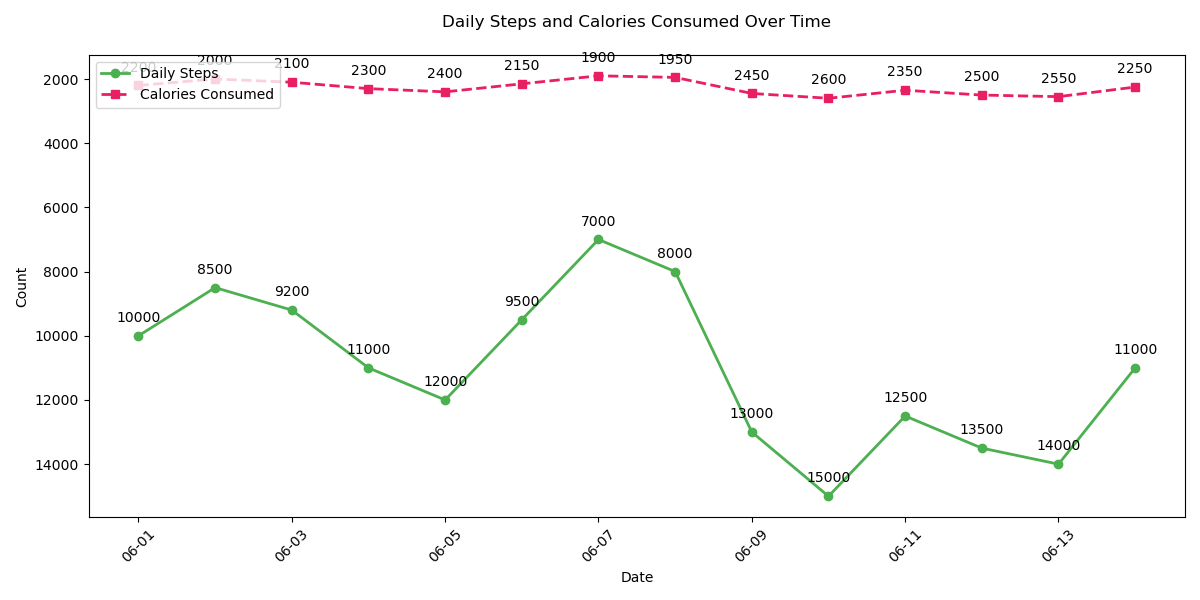

This figure's Python source:

import matplotlib.pyplot as plt
import pandas as pd
from matplotlib.dates import DateFormatter

data = [
    {'Date': '2023-06-01', 'Daily Steps': 10000, 'Calories Consumed': 2200},
    {'Date': '2023-06-02', 'Daily Steps': 8500, 'Calories Consumed': 2000},
    {'Date': '2023-06-03', 'Daily Steps': 9200, 'Calories Consumed': 2100},
    {'Date': '2023-06-04', 'Daily Steps': 11000, 'Calories Consumed': 2300},
    {'Date': '2023-06-05', 'Daily Steps': 12000, 'Calories Consumed': 2400},
    {'Date': '2023-06-06', 'Daily Steps': 9500, 'Calories Consumed': 2150},
    {'Date': '2023-06-07', 'Daily Steps': 7000, 'Calories Consumed': 1900},
    {'Date': '2023-06-08', 'Daily Steps': 8000, 'Calories Consumed': 1950},
    {'Date': '2023-06-09', 'Daily Steps': 13000, 'Calories Consumed': 2450},
    {'Date': '2023-06-10', 'Daily Steps': 15000, 'Calories Consumed': 2600},
    {'Date': '2023-06-11', 'Daily Steps': 12500, 'Calories Consumed': 2350},
    {'Date': '2023-06-12', 'Daily Steps': 13500, 'Calories Consumed': 2500},
    {'Date': '2023-06-13', 'Daily Steps': 14000, 'Calories Consumed': 2550},
    {'Date': '2023-06-14', 'Daily Steps': 11000, 'Calories Consumed': 2250},
]

df = pd.DataFrame(data)
df['Date'] = pd.to_datetime(df['Date'])

fig, ax = plt.subplots(figsize=(12, 6))

ax.plot(df['Date'], df['Daily Steps'], color='#4CAF50', marker='o', linestyle='-', linewidth=2, label='Daily Steps')
ax.plot(df['Date'], df['Calories Consumed'], color='#E91E63', marker='s', linestyle='--', linewidth=2, label='Calories Consumed')

ax.set_title('Daily Steps and Calories Consumed Over Time', pad=20)
ax.set_xlabel('Date')
ax.set_ylabel('Count')

date_form = DateFormatter("%m-%d")
ax.xaxis.set_major_formatter(date_form)

plt.xticks(rotation=45)

ax.legend(loc='upper left')

for i, txt in enumerate(df['Daily Steps']):
    ax.annotate(txt, (df['Date'][i], df['Daily Steps'][i]), textcoords="offset points", xytext=(0,10), ha='center')

for i, txt in enumerate(df['Calories Consumed']):
    ax.annotate(txt, (df['Date'][i], df['Calories Consumed'][i]), textcoords="offset points", xytext=(0,10), ha='center')

ax.invert_yaxis()
plt.tight_layout()
plt.show()
